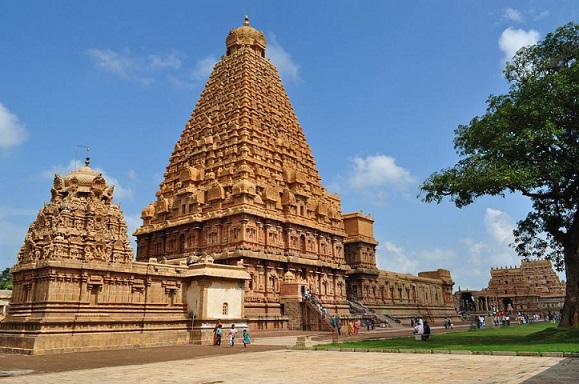
#> input picture ImageOperations/Images/temple.jpg, 579 x 384 px
$ python ImageMixing.py
#> lines starting #> are read from the running program, lines starting #| are printed output that depends on the picture; after the words box and inside, x2 and y2 are one past the last pixel; in counts of white or black regions, pixels touching at a corner belong together; pictures that were not available may be replaced by others from this repository, and a replacement may not be noted
import cv2

image1 = cv2.imread("Images/temple.jpg")
#> image1 is the input picture: shape (384, 579, 3); mean B, G, R 129.3, 123.4, 119.7
# cv2.imshow("image1", image1);
logo = cv2.imread("Images/sunflower_small.jpg")
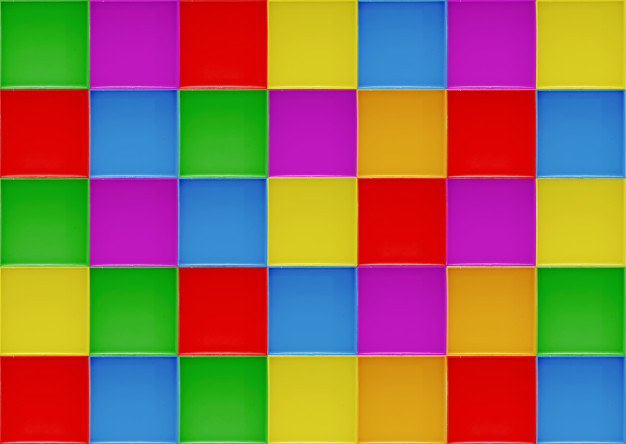
#> input picture ImageOperations/Images/colorBlocks.jpg, 626 x 444 px, given in place of sunflower_small.jpg, which was not available
#> logo is the input picture: shape (444, 626, 3); mean B, G, R 85.6, 108.4, 146.4
# cv2.imshow("image2", logo);

#
rows,cols,channels = logo.shape
#> rows = 444; cols = 626; channels = 3
logoArea = image1[0:rows, 0:cols ] # Crop the image with the logo size

# # Paste operation
# image3=image1.copy()
# image3[0:rows, 0:cols ] = logo
# cv2.imshow("Paste",image3)

img2gray = cv2.cvtColor(logo,cv2.COLOR_BGR2GRAY)
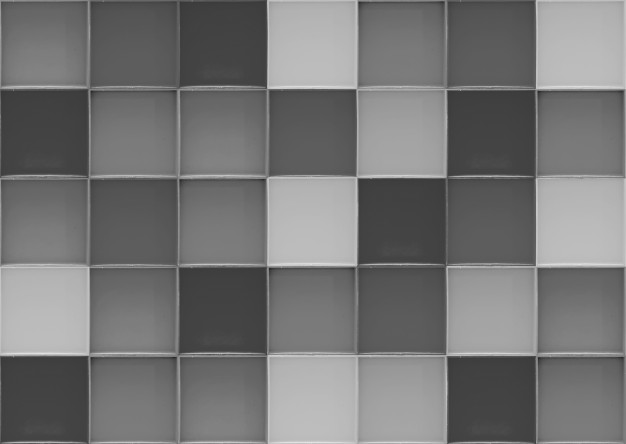
#> img2gray: shape (444, 626); min 39, max 230, mean 117.2
# cv2.imshow("Gray",img2gray)
ret, mask = cv2.threshold(img2gray, 175, 255, cv2.THRESH_BINARY)
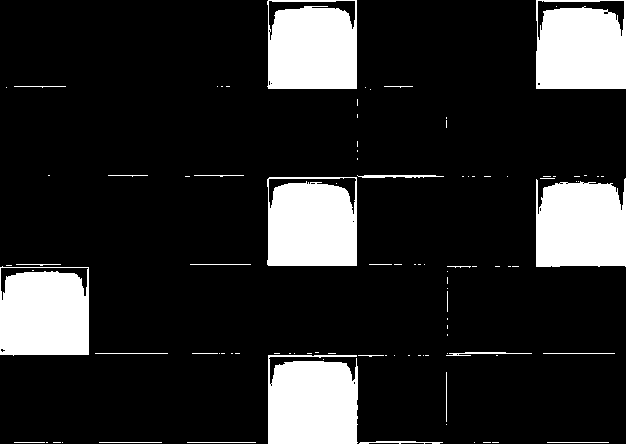
#> mask: shape (444, 626); 16.1% white; 100 white regions (73 under 20 px), largest, box (x1, y1, x2, y2) and area: (268, 355, 358, 444) 7355, (267, 177, 357, 266) 7230, (536, 178, 626, 267) 7220
# cv2.imshow("mask",mask)
mask_inv = cv2.bitwise_not(mask)
# cv2.imshow("mask inv",mask_inv)


forground_with_mask = cv2.bitwise_and(logo,logo,mask = mask)
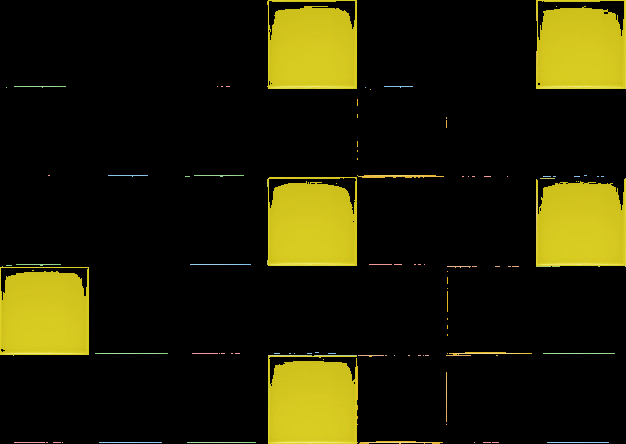
#> forground_with_mask: shape (444, 626, 3); mean B, G, R 5.9, 32.2, 34.2
# cv2.imshow("foreground",forground_with_mask)

#> (the run stopped early here; a loop or call above may not have finished)
